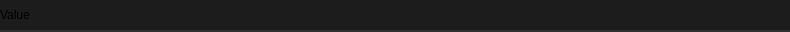
<?xml version="1.0" encoding="UTF-8"?>
<ui version="4.0">
 <class>Widget</class>
 <widget class="QWidget" name="Widget">
  <property name="geometry">
   <rect>
    <x>0</x>
    <y>0</y>
    <width>790</width>
    <height>32</height>
   </rect>
  </property>
  <property name="minimumSize">
   <size>
    <width>0</width>
    <height>0</height>
   </size>
  </property>
  <property name="maximumSize">
   <size>
    <width>16777215</width>
    <height>97</height>
   </size>
  </property>
  <property name="windowTitle">
   <string>Form</string>
  </property>
  <property name="styleSheet">
   <string notr="true">.QWidget {
    font: 580 10pt &quot;Segoe UI&quot;;
    border: 2px solid black;
    border-radius: 0px;
    border-left: 0px;
    border-right: 0px;
	border-top: 0px;
    border-color: rgba(50, 50, 50, 255);
    padding: 8px;
    padding-left: 6px;
    padding-right: 6px;
    color: #E3E3E3;
    background-color: #1C1C1C;
}

.QWidget::hover {
}
.QWidget::selected {
    background-color: #414956;
}</string>
  </property>
  <layout class="QVBoxLayout" name="verticalLayout">
   <property name="spacing">
    <number>0</number>
   </property>
   <property name="leftMargin">
    <number>0</number>
   </property>
   <property name="topMargin">
    <number>0</number>
   </property>
   <property name="rightMargin">
    <number>0</number>
   </property>
   <property name="bottomMargin">
    <number>0</number>
   </property>
   <item>
    <widget class="QFrame" name="frame">
     <property name="maximumSize">
      <size>
       <width>16777215</width>
       <height>32</height>
      </size>
     </property>
     <property name="styleSheet">
      <string notr="true">.QFrame {
    font: 580 10pt &quot;Segoe UI&quot;;
    border: 2px solid black;
    border-radius: 0px;
    border-left: 0px;
    border-right: 0px;
	border-top: 0px;
    border-color: rgba(50, 50, 50, 255);
    color: #E3E3E3;
    background-color: #1C1C1C;
}

.QFrame::hover {
}
.QFrame::selected {
    background-color: #414956;
}</string>
     </property>
     <property name="frameShape">
      <enum>QFrame::StyledPanel</enum>
     </property>
     <property name="frameShadow">
      <enum>QFrame::Raised</enum>
     </property>
     <property name="lineWidth">
      <number>0</number>
     </property>
     <layout class="QHBoxLayout" name="horizontalLayout_2">
      <property name="spacing">
       <number>16</number>
      </property>
      <property name="leftMargin">
       <number>0</number>
      </property>
      <property name="topMargin">
       <number>0</number>
      </property>
      <property name="rightMargin">
       <number>0</number>
      </property>
      <property name="bottomMargin">
       <number>0</number>
      </property>
      <item>
       <widget class="QLabel" name="value_label">
        <property name="styleSheet">
         <string notr="true">border:0px;
background-color: rgba(255, 255, 255, 0);
font: 8pt &quot;Segoe UI&quot;;

</string>
        </property>
        <property name="text">
         <string>Value</string>
        </property>
       </widget>
      </item>
      <item>
       <widget class="QLineEdit" name="value">
        <property name="styleSheet">
         <string notr="true">QLineEdit {
    border: 0px solid #CCCCCC;
    border-color: rgba(80, 80, 80, 255);
    border-radius: 2px;
    padding: 2px;
    color: #E3E3E3;
background-color: #1C1C1C;

}
</string>
        </property>
       </widget>
      </item>
     </layout>
    </widget>
   </item>
  </layout>
 </widget>
 <resources/>
 <connections/>
</ui>
